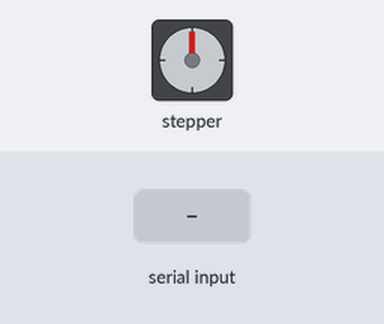
A sketch run on a simulated Arduino Uno, built with avr-gcc and run on an emulated ATmega328P. On the bench: stepper motor. Wiring (inferred from the names in the program): stepper motor (2048 steps per turn assumed): coils pin 3, pin 4, pin 5, pin 6. The test bench sets the inputs (shaded band). What the sketch prints to the serial monitor is not drawn.

Above: at 1.2 s.
1.3 s: "f" received over Serial
At 4.1 s:
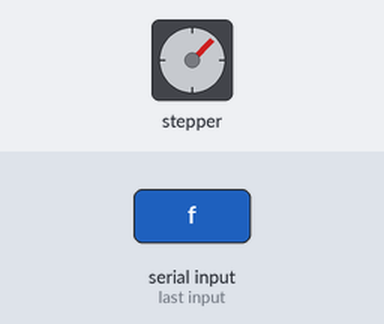
4.3 s: "f" received over Serial
At 7.1 s:
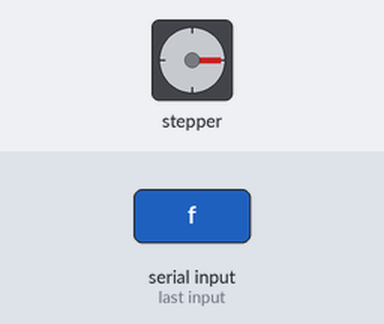
7.3 s: "s" received over Serial
9.5 s: "f" received over Serial
At 13.0 s:
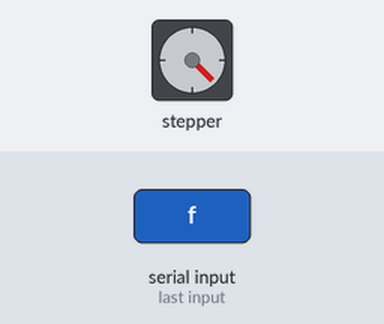
Timing chart, 0 to 13.5 s (numbered marks = the images above; inputs shaded):
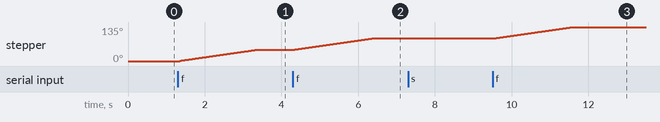

Measured:
- after the input at 1.3 s, stepper: turns 45° clockwise in 2.0 s, starting after 0.05 s
- after the input at 4.3 s, stepper: turns 45° clockwise in 2.0 s, starting after 0.05 s
- after the input at 7.3 s, every drawn part: stays the same
- after the input at 9.5 s, stepper: turns 45° clockwise in 2.0 s, starting after 0.05 s

The sketch:

MotorC_SerialTelemetry.ino
```cpp
#include <Arduino.h>

// IN1 -> GPIO3; IN2 -> GPIO4; IN3 -> GPIO5; IN4 -> GPIO6.
const uint8_t PINS[4] = {3, 4, 5, 6};
const uint8_t PHASES[8][4] = {
  {1,0,0,0}, {1,1,0,0}, {0,1,0,0}, {0,1,1,0},
  {0,0,1,0}, {0,0,1,1}, {0,0,0,1}, {1,0,0,1}
};
const unsigned long STEP_MS = 4;
const unsigned long REPORT_MS = 500;
int phaseIndex = 0;
int direction = 1;
bool running = false;
bool coilsEnergized = false; // Trang thai GPIO da ra lenh, khong phai do dong dien.
bool hasCommand = false;
uint16_t remainingSteps = 0;
unsigned long lastStepAt = 0;
unsigned long lastReportAt = 0;
uint32_t commandedSteps = 0;  // Tong buoc DA PHAT tu luc reset, ca hai chieu.
uint32_t sequence = 0;        // Thu tu ban tin Serial, khong phai thu tu buoc.
const char* reason = "boot";

// Mot dong JSON dang cho gui; khong tao hang doi log tang vo han.
char tx[320];
size_t txLength = 0;
size_t txOffset = 0;

void releaseMotor() {
  for (int i = 0; i < 4; i++) digitalWrite(PINS[i], LOW);
  coilsEnergized = false;
}

void stopMotor() {
  running = false;
  remainingSteps = 0;
  releaseMotor();
  reason = "stop_command";
}

void startMove(int newDirection) {
  direction = newDirection;
  hasCommand = true;
  remainingSteps = 512;       // Lenh moi thay the so buoc con lai cua lenh cu.
  lastStepAt = millis();
  running = true;
  reason = "start_command";
}

void handleSerial() {
  if (Serial.available() <= 0) return;
  char c = Serial.read();
  if (c == 's') stopMotor();
  else if (c == 'f') startMove(1);
  else if (c == 'r') startMove(-1);
}

void updateMotor() {
  if (!running) return;
  unsigned long now = millis();
  if (now - lastStepAt < STEP_MS) return;
  if (remainingSteps == 0) {
    running = false;
    releaseMotor();
    reason = "completed";
    return;
  }
  lastStepAt = now;
  phaseIndex = (phaseIndex + direction + 8) % 8;
  for (int i = 0; i < 4; i++) {
    digitalWrite(PINS[i], PHASES[phaseIndex][i]);
  }
  remainingSteps--;
  coilsEnergized = true;
  commandedSteps++;          // Tang SAU khi xuat mot buoc lenh, khong do truc.
}

void reportTelemetry() {
  unsigned long now = millis();
  // Chi chup trang thai moi khi dong truoc da gui het va da du 500 ms.
  if (txOffset == txLength && now - lastReportAt >= REPORT_MS && Serial) {
    lastReportAt = now;
    const char* dir = !hasCommand ? "none" : (direction == 1 ? "forward" : "reverse");
    int n = snprintf(tx, sizeof(tx),
      "{\"sequence\":%lu,\"uptime_ms\":%lu,\"controller_state\":\"%s\","
      "\"direction\":\"%s\",\"commanded_steps\":%lu,\"remaining_steps\":%u,"
      "\"coils_energized\":%s,\"reason\":\"%s\"}\n",
      (unsigned long)(sequence + 1), now, running ? "stepping" : "idle",
      dir, (unsigned long)commandedSteps, (unsigned int)remainingSteps,
      coilsEnergized ? "true" : "false", reason);
    if (n > 0 && (size_t)n < sizeof(tx)) {
      sequence++;
      txLength = (size_t)n;
      txOffset = 0;
    }
  }
  // Gui tung doan theo dung luong dem con trong. Khong cho den khi gui het.
  if (Serial && txOffset < txLength) {
    int space = Serial.availableForWrite();
    if (space > 0) {
      size_t count = txLength - txOffset;
      if (count > (size_t)space) count = (size_t)space;
      if (count > 32) count = 32;
      txOffset += Serial.write((const uint8_t*)tx + txOffset, count);
    }
  }
}

void setup() {
  for (int i = 0; i < 4; i++) pinMode(PINS[i], OUTPUT);
  releaseMotor();
  Serial.begin(115200);
}

void loop() {
  handleSerial();
  updateMotor();
  reportTelemetry();
}
```
